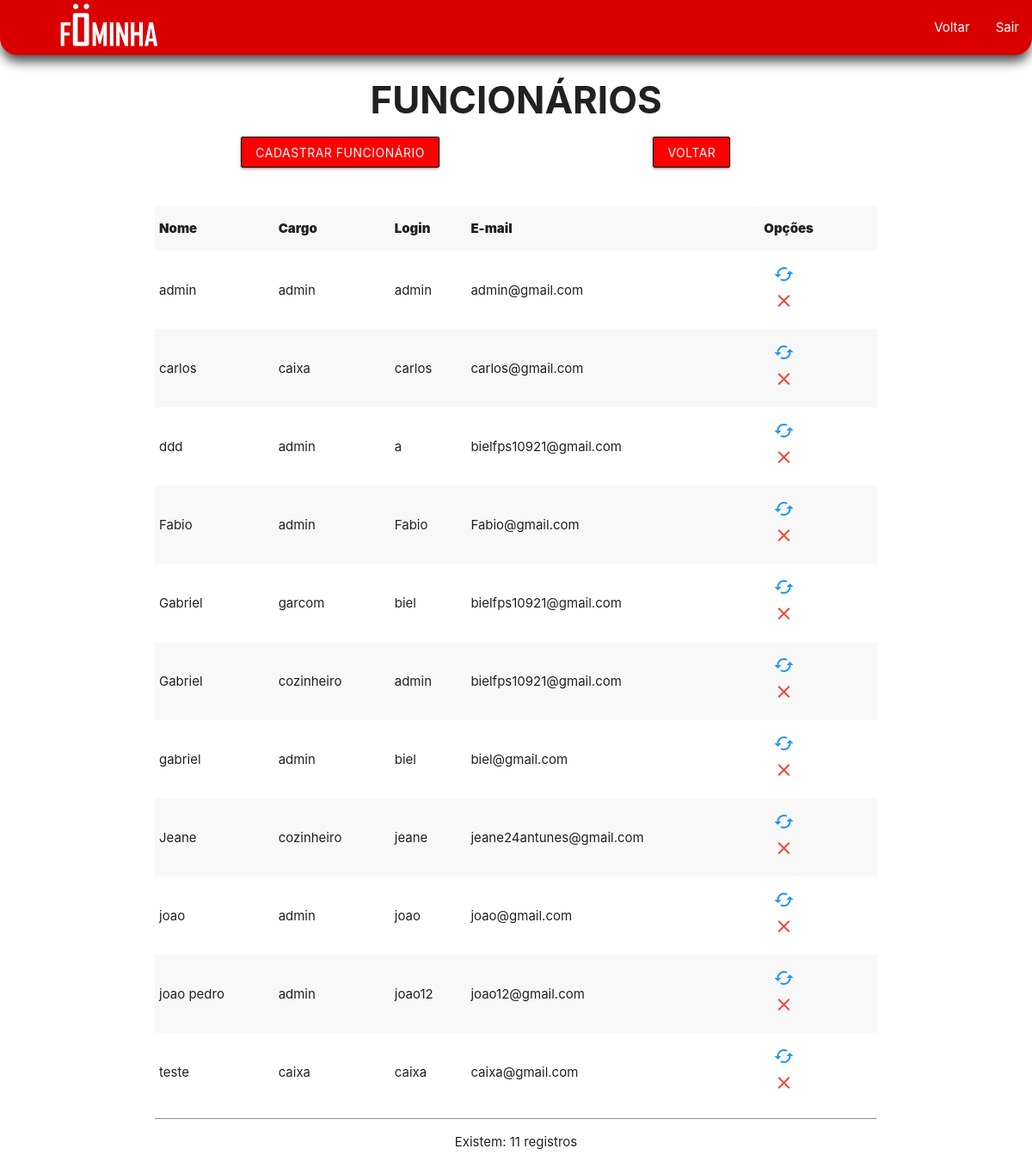
Page /admin/funcionarios/verificarFuncionarios.php (signed in) on the committed database.
### tables this page shows
CREATE TABLE `funcionarios` (
  `f_id` int(11) NOT NULL,
  `f_nome` varchar(255) NOT NULL,
  `f_login` varchar(255) NOT NULL,
  `f_email` varchar(255) NOT NULL,
  `f_senha` varchar(255) NOT NULL,
  `f_cargo` int(11) NOT NULL
);

CREATE TABLE `cargos` (
  `car_id` int(11) NOT NULL,
  `car_nome` varchar(255) NOT NULL,
  `car_nivel` int(11) NOT NULL
);

### admin/funcionarios/verificarFuncionarios.php (the view, shortened to what this page needs)
<?php
include '../../conexao.php';
?>
<!DOCTYPE html>
<html lang="en">
<head>
    <link type="text/css" rel="stylesheet" href="../../materialize/css/materialize.min.css" media="screen,projection" />
</head>
<body>
    <nav style="-webkit-box-shadow: 0px 9px 14px -2px rgba(0,0,0,0.75);-moz-box-shadow: 0px 9px 14px -2px rgba(0,0,0,0.75);box-shadow: 0px 9px 14px -2px rgba(0,0,0,0.75); border-radius: 0px 0px 20px 20px; background-color: #DA0000;">
        <a href="../<?= LINK0 ?>/home.php" class="brand-logo">
            <center><img src="<?= LINK1 ?>/logoFominha.png" style="width: 50%;"></center>
        </a>
        <ul class="right hide-on-med-and-down">
            <li><a href="../../home.php">Voltar </a></li>
            <li><a href="../../sair.php">Sair</a></li>
        </ul>
    </nav>
    <div class="container">
        <div class="row">
        <center><h3><b>FUNCIONÁRIOS</b></h3></center>
    <div class="col s12">
        <div class="col s6">
            <center><a href="formularioFuncionarios.php" style="border: 1px solid black;background-color: red;" class="waves-effect waves-light btn" name="action">Cadastrar Funcionário</a></center>
        </div>
        <div class="col s6">
            <center><a style="border: 1px solid black;background-color: red;" href="../home.php" class="waves-effect waves-light btn botaoVoltar">
            Voltar
                    </a></center></br></br>
        </div>
    </div>
    <br>
    <center>
        <?php
        $sth = $pdo->prepare("SELECT * FROM funcionarios f INNER JOIN cargos c on c.car_id = f.f_cargo ORDER BY f_nome ASC");
        $sth->execute();
        ?>
            <table class="striped">
                <tr>
                    <th> <b>Nome</b> </th>
                    <th> <b>Cargo</b> </th>
                    <th> <b>Login </b></th>
                    <th> <b>E-mail </b></th>
                    <th> <b>Opções </b></th>
                </tr>
                <?php
                foreach ($sth as $res) {
                    extract($res); ?>
                    <tr>
                        <td><?= $f_nome ?></td>
                        <td><?= $car_nome ?></td>
                        <td><?= $f_login ?></td>
                        <td><?= $f_email ?></td>
                        <td>
                            <div class="col s6">
                                <a href="atualizarFuncionarios.php?f_id=<?= $f_id ?>"><i class='material-icons blue-text'> cached </i></a>
                                <a href="#modal1" class="modal-trigger" type="submit"><i class='material-icons red-text'> clear </i></a>
                            </div>
                        </td>
                    </tr>
                <?php
                }
                ?>
            </table>
            <?php
            echo '<hr><p>Existem: ' . $sth->rowCount() . ' registros</p>';
            ?>
        </div> </div>
</body>
</html>

### rows in the picture
funcionarios: f_nome "admin", f_cargo.car_nome "admin", f_login "admin", f_email "admin@gmail.com"
funcionarios: f_nome "carlos", f_cargo.car_nome "caixa", f_login "carlos", f_email "carlos@gmail.com"
funcionarios: f_nome "ddd", f_cargo.car_nome "admin", f_login "a", f_email "bielfps10921@gmail.com"
funcionarios: f_nome "Fabio", f_cargo.car_nome "admin", f_login "Fabio", f_email "Fabio@gmail.com"
funcionarios: f_nome "Gabriel", f_cargo.car_nome "garcom", f_login "biel", f_email "bielfps10921@gmail.com"
funcionarios: f_nome "Gabriel", f_cargo.car_nome "cozinheiro", f_login "admin", f_email "bielfps10921@gmail.com"
funcionarios: f_nome "gabriel", f_cargo.car_nome "admin", f_login "biel", f_email "biel@gmail.com"
funcionarios: f_nome "Jeane", f_cargo.car_nome "cozinheiro", f_login "jeane", f_email "jeane24antunes@gmail.com"
funcionarios: f_nome "joao", f_cargo.car_nome "admin", f_login "joao", f_email "joao@gmail.com"
funcionarios: f_nome "joao pedro", f_cargo.car_nome "admin", f_login "joao12", f_email "joao12@gmail.com"
funcionarios: f_nome "teste", f_cargo.car_nome "caixa", f_login "caixa", f_email "caixa@gmail.com"

### other values in the picture
$sth->rowCount() "11"
